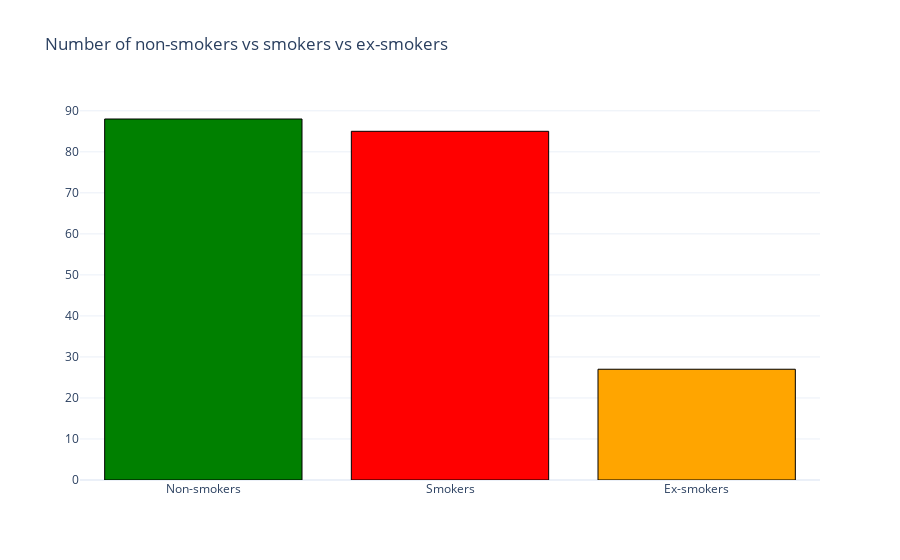

This figure's notebook cell:
### Code cell
# Add a title
smokers_fig.update_layout(title='Number of non-smokers vs smokers vs ex-smokers')
smokers_fig.show()

### Figure 1 — Plotly figure (JSON) as saved in the notebook; plotly's stock layout.template omitted (floating-point values rounded to 4 significant figures)
{"data": [{"marker": {"color": ["green", "red", "orange"], "line": {"color": "black", "width": 1}}, "type": "bar", "x": ["Non-smokers", "Smokers", "Ex-smokers"], "y": [88, 85, 27]}], "layout": {"title": {"text": "Number of non-smokers vs smokers vs ex-smokers"}}}
